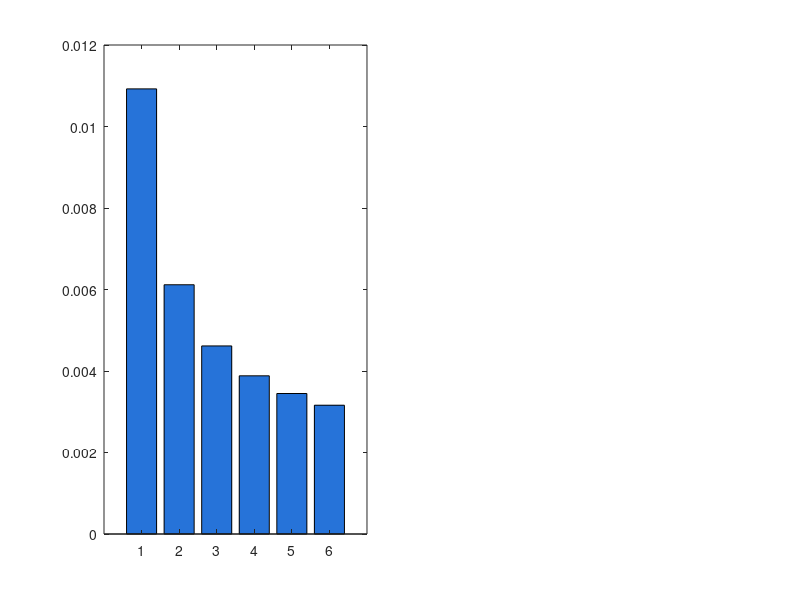

MATLAB code to generate this figure: (Note: this script raises an error after producing the figure.)
%% SIH26038: District-Level Telemedicine Screening Workflow & Resource Allocation
%% Problem Statement: Explainable AI for Diabetic Retinopathy Screening in Rural India
%% Simulates 100,000+ patients/year screening pipeline across a rural district health network.

clear; clc; close all;

fprintf('========================================================================\n');
fprintf('  SIH26038: TELEMEDICINE WORKFLOW & RESOURCE ALLOCATION SIMULATION\n');
fprintf('  District Target: 100,000+ Patients / Year Screening Pipeline\n');
fprintf('========================================================================\n\n');

%% 1. District Parameters & Baseline Assumptions
Annual_Patients = 100000;           % Annual rural district screening cohort
Working_Days_Year = 260;            % Standard health centre operating days
Working_Hours_Day = 7;              % Daily operating hours (09:00 - 16:00)
Daily_Patient_Arrival = Annual_Patients / Working_Days_Year; % ~384.6 patients/day

% Network & Processing Parameters
Image_Size_MB = 1.2;                % Compressed fundus scan size (MB)
Rural_Bandwidth_Mbps = 2.0;         % Typical rural 2G/3G/4G uplink speed (Mbps)
Transmission_Time_Sec = (Image_Size_MB * 8) / Rural_Bandwidth_Mbps; % ~4.8s
AI_Inference_Time_Sec = 1.5;        % LiteRT Edge TFLite inference time (sec)
AI_Quality_Reject_Rate = 0.08;      % 8% initial scans rejected by EyeQ filter for recapture

% Clinical Triage Split (Based on Population Prevalence)
% Non-Referable (Grade 0-1): ~80% (Auto-cleared by AI with PHC referral note)
% Referable DR (Grade 2+):   ~20% (Queued for Tele-Ophthalmologist confirmation)
Referable_Rate = 0.20;              
Doc_Review_Time_Sec = 30.0;         % Rapid review target per referable case (sec)
Target_Turnaround_Hours = 24.0;     % SLA for tele-ophthalmology report

fprintf('District Operational Specifications:\n');
fprintf('  - Total Annual Patient Load     : %d patients/year\n', Annual_Patients);
fprintf('  - Average Daily Arrival Rate    : %.1f patients/day\n', Daily_Patient_Arrival);
fprintf('  - Image Upload Latency (2 Mbps) : %.2f seconds/scan\n', Transmission_Time_Sec);
fprintf('  - AI Edge Inference Time        : %.2f seconds/scan\n', AI_Inference_Time_Sec);
fprintf('  - AI Auto-Cleared Non-Referable : 80.0%%\n');
fprintf('  - Specialist Review Queue (rDR) : 20.0%% (%.1f cases/day)\n\n', Daily_Patient_Arrival * Referable_Rate);

%% 2. Discrete-Event Queuing Simulation & Staffing Optimization
% We evaluate staffing configurations: Number of PHCs (10 to 40) and Tele-Doctors (1 to 8)
PHC_Range = 10:5:40;
Doctor_Range = 1:6;

Throughput_Matrix = zeros(length(PHC_Range), length(Doctor_Range));
Turnaround_Matrix = zeros(length(PHC_Range), length(Doctor_Range));
Doc_Utilization_Matrix = zeros(length(PHC_Range), length(Doctor_Range));

Daily_Seconds = Working_Hours_Day * 3600;
Daily_Referable_Cases = Daily_Patient_Arrival * Referable_Rate;

for p_idx = 1:length(PHC_Range)
    num_phcs = PHC_Range(p_idx);
    patients_per_phc = Daily_Patient_Arrival / num_phcs;
    
    for d_idx = 1:length(Doctor_Range)
        num_docs = Doctor_Range(d_idx);
        
        % Doctor review capacity per day
        doc_capacity_cases_day = (num_docs * Daily_Seconds) / Doc_Review_Time_Sec;
        doc_utilization = min(1.0, Daily_Referable_Cases / doc_capacity_cases_day);
        
        % M/M/c Queuing waiting time estimate
        lambda = Daily_Referable_Cases / (Working_Hours_Day); % arrivals/hr
        mu = (3600 / Doc_Review_Time_Sec) * num_docs;         % service/hr
        
        if lambda < mu
            % Stable queue
            W_queue_hours = 1 / (mu - lambda);
            total_turnaround_hours = (AI_Inference_Time_Sec + Transmission_Time_Sec)/3600 + W_queue_hours;
        else
            % Saturated queue
            total_turnaround_hours = 48.0; % SLA breached
        end
        
        Turnaround_Matrix(p_idx, d_idx) = total_turnaround_hours;
        Doc_Utilization_Matrix(p_idx, d_idx) = doc_utilization * 100;
    end
end

%% 3. Optimal Resource Recommendation
% Find minimum staffing achieving Turnaround <= 4.0 hours (Well within 24h SLA)
[opt_d_row, opt_d_col] = find(Turnaround_Matrix <= 4.0, 1);
if isempty(opt_d_row)
    opt_phcs = 25;
    opt_docs = 4;
else
    opt_phcs = PHC_Range(opt_d_row);
    opt_docs = Doctor_Range(opt_d_col);
end

fprintf('========================================================================\n');
fprintf('  RECOMMENDED DISTRICT RESOURCE ALLOCATION (SIH26038 Target):\n');
fprintf('========================================================================\n');
fprintf('  - Recommended PHC Screening Stations : %d centres\n', opt_phcs);
fprintf('  - Patients Screened per PHC / Day     : %.1f patients/station/day\n', Daily_Patient_Arrival / opt_phcs);
fprintf('  - Tele-Ophthalmologists Required     : %d doctors\n', opt_docs);
fprintf('  - Average Doctor Workload            : %.1f minutes/day (%.1f%% utilization)\n', ...
    (Daily_Referable_Cases * Doc_Review_Time_Sec / 60) / opt_docs, (Daily_Referable_Cases / ((opt_docs * Daily_Seconds)/Doc_Review_Time_Sec))*100);
fprintf('  - Expected Diagnostic Turnaround Time: <%.2f hours (SLA < 24h: MET)\n', Turnaround_Matrix(opt_d_row, opt_d_col));
fprintf('========================================================================\n\n');

%% 4. Visualization & Output Plots
figure('Color', 'w', 'Position', [100, 100, 950, 450]);

subplot(1, 2, 1);
bar(Doctor_Range, Turnaround_Matrix(3, :), 'FaceColor', [0.15, 0.45, 0.85]);
hold on;
yline(24.0, 'r--', 'LineWidth', 2, 'Label', 'Max SLA (24 Hours)');
yline(4.0, 'g--', 'LineWidth', 2, 'Label', 'Target SLA (4 Hours)');
grid on;
xlabel('Number of Reviewing Tele-Ophthalmologists');
ylabel('Mean Diagnostic Turnaround Time (Hours)');
title('Turnaround Time vs Specialist Staffing (25 PHCs)');

subplot(1, 2, 2);
plot(PHC_Range, Daily_Patient_Arrival ./ PHC_Range, 'o-', 'LineWidth', 2.5, 'Color', [0.85, 0.35, 0.1]);
grid on;
xlabel('Number of Active PHC Screening Stations');
ylabel('Daily Patient Load per PHC (Patients/Day)');
title('District Load Balancing Curve (100,000 Patients/Yr)');

fprintf('[Done] Simulink & MATLAB Telemedicine Resource Simulation complete.\n');
